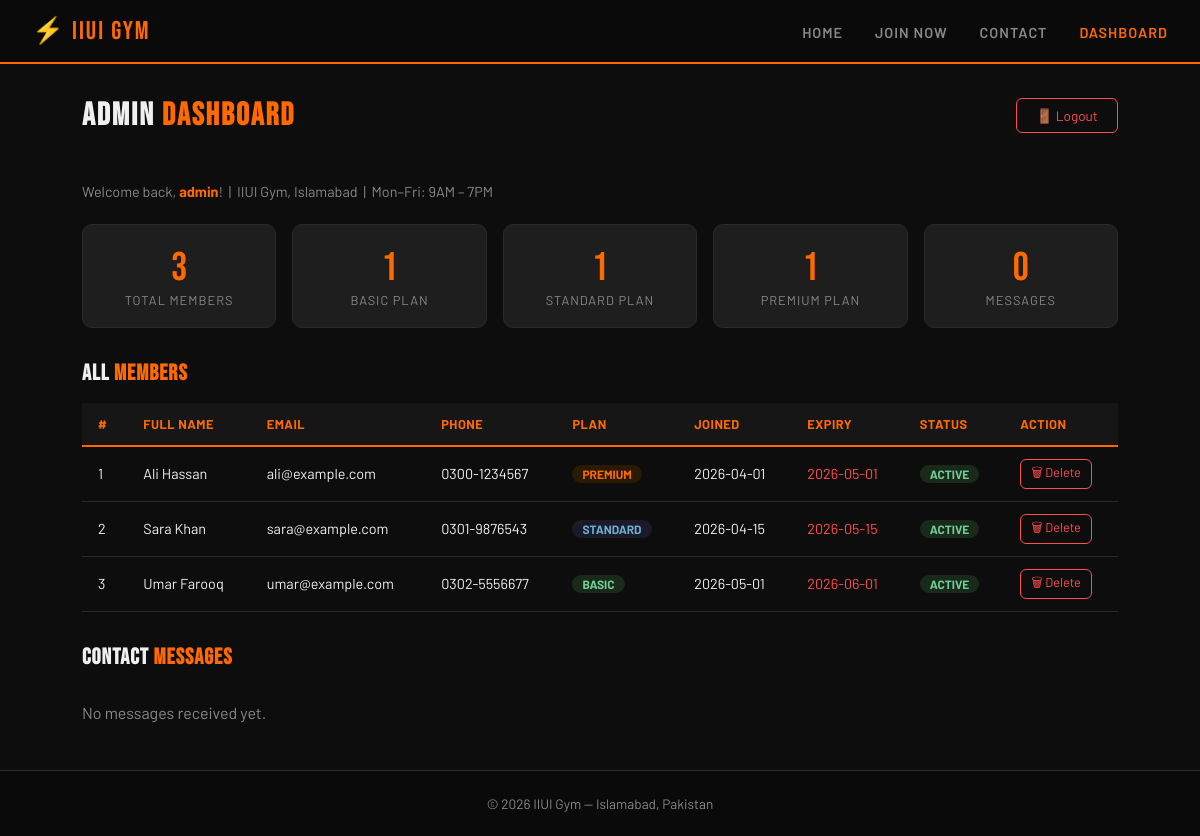
The app's page /dashboard.php (signed in) with its own data.
### tables this page shows
CREATE TABLE members (
    id          INT AUTO_INCREMENT PRIMARY KEY,
    full_name   VARCHAR(100) NOT NULL,
    email       VARCHAR(100) NOT NULL UNIQUE,
    phone       VARCHAR(20)  NOT NULL,
    plan        ENUM('basic','standard','premium') DEFAULT 'basic',
    joined_date DATE         NOT NULL,
    expiry_date DATE         NOT NULL,
    status      ENUM('active','expired') DEFAULT 'active',
    password    VARCHAR(255) NOT NULL,
    created_at  TIMESTAMP    DEFAULT CURRENT_TIMESTAMP
);

### dashboard.php (the view, shortened to what this page needs)
<?php
require_once 'db.php';
$total_result   = $conn->query("SELECT COUNT(*) AS total FROM members");
$total          = $total_result->fetch_assoc()['total'];
$basic_result   = $conn->query("SELECT COUNT(*) AS cnt FROM members WHERE plan='basic'");
$basic_count    = $basic_result->fetch_assoc()['cnt'];
$std_result     = $conn->query("SELECT COUNT(*) AS cnt FROM members WHERE plan='standard'");
$std_count      = $std_result->fetch_assoc()['cnt'];
$prem_result    = $conn->query("SELECT COUNT(*) AS cnt FROM members WHERE plan='premium'");
$prem_count     = $prem_result->fetch_assoc()['cnt'];
$msg_result     = $conn->query("SELECT COUNT(*) AS cnt FROM contacts");
$msg_count      = $msg_result->fetch_assoc()['cnt'];
$members = $conn->query(
    "SELECT id, full_name, email, phone, plan, joined_date, expiry_date, status
     FROM members ORDER BY created_at DESC"
);
?>
<!DOCTYPE html>
<html lang="en">
<head>
  <link rel="stylesheet" href="style.css"/>
</head>
<body>
  <nav class="navbar">
    <div class="nav-brand">⚡ IIUI Gym</div>
    <ul class="nav-links">
      <li><a href="index.html">Home</a></li>
      <li><a href="register.php">Join Now</a></li>
      <li><a href="contact.php">Contact</a></li>
      <li><a href="dashboard.php" class="active">Dashboard</a></li>
    </ul>
  </nav>
  <div class="dashboard">
    <div style="display:flex; align-items:center; justify-content:space-between; flex-wrap:wrap; gap:1rem; margin-bottom:1.5rem;">
      <h2>Admin <span>Dashboard</span></h2>
      <a href="logout.php" class="logout-btn">🚪 Logout</a>
    </div>
    <p style="color:var(--muted); margin-bottom:1.5rem; font-size:0.9rem;">
      Welcome back, <strong style="color:var(--orange)"><?= htmlspecialchars($_SESSION['admin_name']) ?></strong>!
      &nbsp;|&nbsp; IIUI Gym, Islamabad &nbsp;|&nbsp; Mon–Fri: 9AM – 7PM
    </p>
    <div class="stats-row">
      <div class="stat-card">
        <div class="num"><?= $total ?></div>
        <div class="label">Total Members</div>
      </div>
      <div class="stat-card">
        <div class="num"><?= $basic_count ?></div>
        <div class="label">Basic Plan</div>
      </div>
      <div class="stat-card">
        <div class="num"><?= $std_count ?></div>
        <div class="label">Standard Plan</div>
      </div>
      <div class="stat-card">
        <div class="num"><?= $prem_count ?></div>
        <div class="label">Premium Plan</div>
      </div>
      <div class="stat-card">
        <div class="num"><?= $msg_count ?></div>
        <div class="label">Messages</div>
      </div>
    </div>
    <h3 style="font-family:var(--font-head); font-size:1.4rem; letter-spacing:1px; margin-bottom:1rem;">
      All <span style="color:var(--orange)">Members</span>
    </h3>
    <?php if ($members->num_rows === 0): ?>
      <p style="color:var(--muted); padding:1rem 0;">No members registered yet.</p>
    <?php else: ?>
      <div class="table-wrap">
        <table>
          <thead>
            <tr>
              <th>#</th>
              <th>Full Name</th>
              <th>Email</th>
              <th>Phone</th>
              <th>Plan</th>
              <th>Joined</th>
              <th>Expiry</th>
              <th>Status</th>
              <th>Action</th>
            </tr>
          </thead>
          <tbody>
            <?php $i = 1; while ($row = $members->fetch_assoc()): ?>
            <tr>
              <td><?= $i++ ?></td>
              <td><?= htmlspecialchars($row['full_name']) ?></td>
              <td><?= htmlspecialchars($row['email']) ?></td>
              <td><?= htmlspecialchars($row['phone']) ?></td>
              <td>
                <span class="badge-plan <?= $row['plan'] ?>">
                  <?= ucfirst($row['plan']) ?>
                </span>
              </td>
              <td><?= htmlspecialchars($row['joined_date']) ?></td>
              <td style="color:<?= strtotime($row['expiry_date']) < time() ? '#ff4d4d' : 'var(--orange)' ?>">
                <?= htmlspecialchars($row['expiry_date']) ?>
              </td>
              <td>
                <span class="badge-plan <?= $row['status'] === 'active' ? 'basic' : 'premium' ?>"
                      style="<?= $row['status'] === 'expired' ? 'background:#2e0f0f; color:#ff4d4d;' : '' ?>">
                  <?= ucfirst($row['status']) ?>
                </span>
              </td>
              <td>
                <a href="delete_member.php?id=<?= $row['id'] ?>"
                   class="delete-btn"
                   onclick="return confirmDelete('<?= htmlspecialchars($row['full_name']) ?>')">
                  🗑 Delete
                </a>
              </td>
            </tr>
            <?php endwhile; ?>
          </tbody>
        </table>
      </div>
    <?php endif; ?>
    <?php
      $msgs = $conn->query("SELECT name, email, message, sent_at FROM contacts ORDER BY sent_at DESC");
    ?>
    <h3 style="font-family:var(--font-head); font-size:1.4rem; letter-spacing:1px; margin:2rem 0 1rem;">
      Contact <span style="color:var(--orange)">Messages</span>
    </h3>
    <?php if ($msgs->num_rows === 0): ?>
      <p style="color:var(--muted); padding:1rem 0;">No messages received yet.</p>
    <?php endif; ?>
  </div>
  <footer class="footer">
    <p>© 2026 IIUI Gym — Islamabad, Pakistan</p>
  </footer>
</body>
</html>

### style.css (style rules this page uses)
*, *::before, *::after { box-sizing: border-box; margin: 0; padding: 0; }
:root { --bg: #0d0d0d; --surface: #161616; --card: #1e1e1e; --border: #2a2a2a; --orange: #ff6a00; --orange2: #ff9500; --text: #f0f0f0; --muted: #888; --radius: 10px; --font-head: 'Bebas Neue', sans-serif; --font-body: 'Barlow', sans-serif; }
body { background: var(--bg); color: var(--text); font-family: var(--font-body); min-height: 100vh; }
a { text-decoration: none; color: inherit; }
ul { list-style: none; }
.navbar { display: flex; align-items: center; justify-content: space-between; padding: 0 2rem; height: 64px; background: #0a0a0a; border-bottom: 2px solid var(--orange); position: sticky; top: 0; z-index: 100; }
.nav-brand { font-family: var(--font-head); font-size: 1.6rem; letter-spacing: 2px; color: var(--orange); }
.nav-links { display: flex; gap: 2rem; }
.nav-links a { font-size: 0.9rem; font-weight: 600; text-transform: uppercase; letter-spacing: 1px; color: var(--muted); transition: color 0.2s; }
.nav-links a:hover, .nav-links a.active { color: var(--orange); }
.footer { text-align: center; padding: 1.5rem; background: #0a0a0a; border-top: 1px solid var(--border); color: var(--muted); font-size: 0.85rem; }
.dashboard { padding: 2rem; max-width: 1100px; margin: 0 auto; }
.dashboard h2 { font-family: var(--font-head); font-size: 2rem; letter-spacing: 2px; margin-bottom: 1.5rem; }
.dashboard h2 span { color: var(--orange); }
.stats-row { display: grid; grid-template-columns: repeat(auto-fit, minmax(160px, 1fr)); gap: 1rem; margin-bottom: 2rem; }
.stat-card { background: var(--card); border: 1px solid var(--border); border-radius: var(--radius); padding: 1.2rem; text-align: center; }
.stat-card .num { font-family: var(--font-head); font-size: 2.5rem; color: var(--orange); }
.stat-card .label { font-size: 0.8rem; color: var(--muted); text-transform: uppercase; letter-spacing: 1px; }
.table-wrap { overflow-x: auto; }
table { width: 100%; border-collapse: collapse; font-size: 0.9rem; }
thead tr { background: var(--surface); border-bottom: 2px solid var(--orange); }
thead th { padding: 0.8rem 1rem; text-align: left; font-weight: 700; text-transform: uppercase; letter-spacing: 0.5px; color: var(--orange); font-size: 0.8rem; }
tbody tr { border-bottom: 1px solid var(--border); transition: background 0.15s; }
tbody td { padding: 0.75rem 1rem; color: var(--text); }
.badge-plan { display: inline-block; padding: 2px 10px; border-radius: 20px; font-size: 0.75rem; font-weight: 700; text-transform: uppercase; }
.badge-plan.basic { background: #1a2a1a; color: #6fcf97; }
.badge-plan.standard { background: #1a1a2a; color: #6faecf; }
.badge-plan.premium { background: #2a1a00; color: var(--orange); }
.logout-btn { display: inline-block; background: transparent; border: 1px solid #ff4d4d; color: #ff4d4d; padding: 0.5rem 1.2rem; border-radius: 6px; font-family: var(--font-body); font-size: 0.85rem; cursor: pointer; transition: all 0.2s; margin-bottom: 1.5rem; }
.delete-btn { display: inline-block; background: transparent; border: 1px solid #ff4d4d; color: #ff4d4d; padding: 3px 10px; border-radius: 6px; font-size: 0.8rem; cursor: pointer; transition: all 0.2s; white-space: nowrap; }

### records on screen
members: full_name "Ali Hassan", email "ali@example.com", phone "0300-1234567", plan "PREMIUM", joined_date "2026-04-01", expiry_date "2026-05-01", status "ACTIVE"
members: full_name "Sara Khan", email "sara@example.com", phone "0301-9876543", plan "STANDARD", joined_date "2026-04-15", expiry_date "2026-05-15", status "ACTIVE"
members: full_name "Umar Farooq", email "umar@example.com", phone "0302-5556677", plan "BASIC", joined_date "2026-05-01", expiry_date "2026-06-01", status "ACTIVE"

### other values on screen
$_SESSION['admin_name'] "admin"
$total "3"
$basic_count "1"
$std_count "1"
$prem_count "1"
$msg_count "0"
